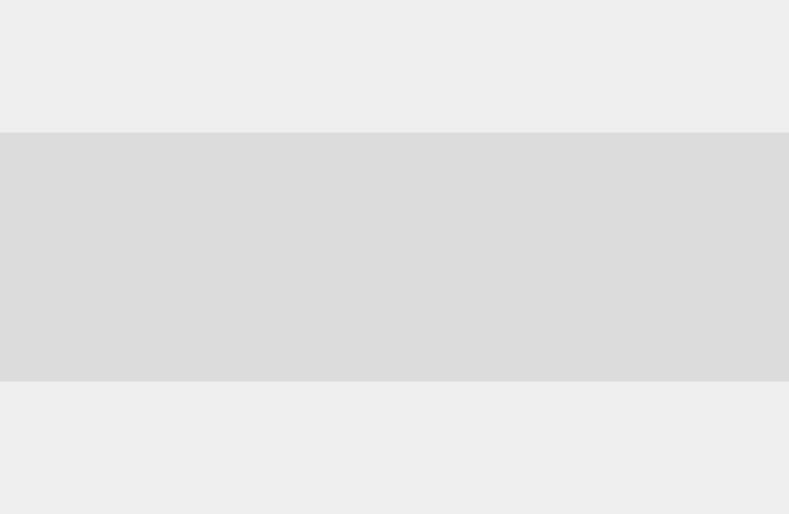
<?xml version="1.0" encoding="UTF-8"?>
<ui version="4.0">
 <class>GoodByeWidget</class>
 <widget class="QWidget" name="GoodByeWidget">
  <property name="geometry">
   <rect>
    <x>0</x>
    <y>0</y>
    <width>789</width>
    <height>514</height>
   </rect>
  </property>
  <layout class="QGridLayout" name="gridLayout">
   <property name="margin">
    <number>0</number>
   </property>
   <property name="spacing">
    <number>0</number>
   </property>
   <item row="0" column="0">
    <widget class="QFrame" name="frame">
     <property name="sizePolicy">
      <sizepolicy hsizetype="Expanding" vsizetype="Maximum">
       <horstretch>0</horstretch>
       <verstretch>0</verstretch>
      </sizepolicy>
     </property>
     <property name="minimumSize">
      <size>
       <width>600</width>
       <height>250</height>
      </size>
     </property>
     <property name="maximumSize">
      <size>
       <width>16777215</width>
       <height>250</height>
      </size>
     </property>
     <property name="styleSheet">
      <string notr="true">#frame{
background-color: rgba(0, 0, 0, 20);
border-top: 1px solid rgba(255, 255, 255, 75);/*white*/
border-bottom: 1px solid rgba(255, 255, 255, 75);/*white*/
background-repeat: no-repeat;
}

QListView {
show-decoration-selected: 1; /* make the selection span the entire width of the view */
}

QListView{
background-color: rgba(0, 0, 0, 0);
border-radius:2px;
color:white;
}

QListView::item {
border-radius:2;
background-color:qlineargradient(spread:pad, x1:0, y1:0, x2:1, y2:0, stop:0 rgba(0, 0, 0, 0));
color: rgb(220, 220, 220);
}

QListView::item:hover {
border-radius:2;
color:white;
}

QListView::item:selected {
border-radius:2;
background-color:qlineargradient(spread:pad, x1:0, y1:0, x2:1, y2:0, stop:0 rgba(52, 52, 52, 50));
color:white;
}</string>
     </property>
     <property name="frameShape">
      <enum>QFrame::NoFrame</enum>
     </property>
     <property name="frameShadow">
      <enum>QFrame::Plain</enum>
     </property>
     <property name="lineWidth">
      <number>0</number>
     </property>
     <layout class="QGridLayout" name="gridLayout_4">
      <property name="leftMargin">
       <number>0</number>
      </property>
      <property name="topMargin">
       <number>10</number>
      </property>
      <property name="rightMargin">
       <number>0</number>
      </property>
      <property name="bottomMargin">
       <number>10</number>
      </property>
      <property name="horizontalSpacing">
       <number>30</number>
      </property>
      <property name="verticalSpacing">
       <number>0</number>
      </property>
      <item row="0" column="3">
       <spacer name="horizontalSpacer_2">
        <property name="orientation">
         <enum>Qt::Horizontal</enum>
        </property>
        <property name="sizeHint" stdset="0">
         <size>
          <width>40</width>
          <height>20</height>
         </size>
        </property>
       </spacer>
      </item>
      <item row="0" column="0">
       <spacer name="horizontalSpacer">
        <property name="orientation">
         <enum>Qt::Horizontal</enum>
        </property>
        <property name="sizeHint" stdset="0">
         <size>
          <width>40</width>
          <height>20</height>
         </size>
        </property>
       </spacer>
      </item>
      <item row="0" column="2">
       <layout class="QVBoxLayout" name="verticalLayout">
        <property name="spacing">
         <number>20</number>
        </property>
        <property name="leftMargin">
         <number>0</number>
        </property>
        <item>
         <widget class="QLabel" name="label">
          <property name="text">
           <string/>
          </property>
          <property name="pixmap">
           <pixmap resource="../../data.qrc">:/gui/pics/postinstall.png</pixmap>
          </property>
          <property name="alignment">
           <set>Qt::AlignCenter</set>
          </property>
         </widget>
        </item>
        <item>
         <widget class="QLabel" name="info">
          <property name="styleSheet">
           <string notr="true">font:12px Droid Sans;</string>
          </property>
          <property name="text">
           <string/>
          </property>
         </widget>
        </item>
       </layout>
      </item>
     </layout>
    </widget>
   </item>
  </layout>
 </widget>
 <resources>
  <include location="../../data.qrc"/>
 </resources>
 <connections/>
</ui>
